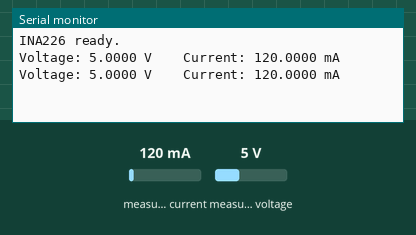
This sketch was run on a simulated Arduino Uno, built with avr-gcc and run on an emulated ATmega328P. Parts: the last lines printed to the serial monitor. The test bench sets the inputs (shaded band); at power-on: measured voltage 5 V, measured current 120 mA.

Above: at 3.2 s.
3.3 s: measured voltage set to 3.6 V
At 4.6 s:
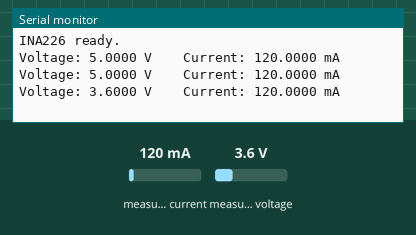
4.8 s: measured voltage set to 3.3 V
At 5.8 s:
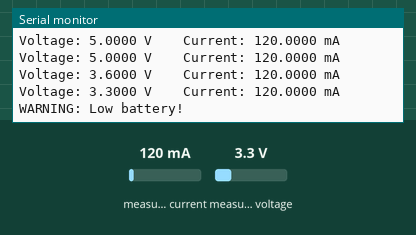
Timing chart, 0 to 7.8 s (numbered marks = the images above; inputs shaded):
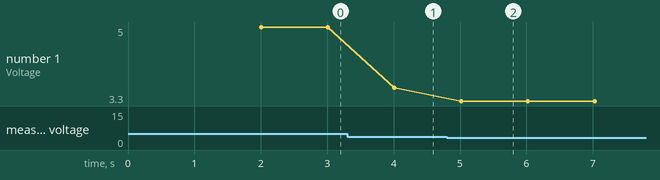

The sketch:

INA.ino
```cpp
#include <Wire.h>
#include <INA226_WE.h>

#define INA226_I2C_ADDRESS 0x40

INA226_WE ina226(INA226_I2C_ADDRESS);

void setup() {
  Serial.begin(115200);
  delay(2000);

  Wire.begin();

  if (!ina226.init()) {
    Serial.println("INA226 not found. Check wiring.");
    while (1);
  }

  ina226.setResistorRange(0.1, 1.0); // 0.1 Ohm shunt, 1A max

  Serial.println("INA226 ready.");
}

void loop() {
  ina226.readAndClearFlags();

  float voltage = ina226.getBusVoltage_V();
  float current = ina226.getCurrent_mA();

  Serial.print("Voltage: ");
  Serial.print(voltage, 4);
  Serial.print(" V    Current: ");
  Serial.print(current, 4);
  Serial.println(" mA");

  if (voltage < 3.5) {
    Serial.println("WARNING: Low battery!");
  }

  delay(1000);
}
```

Measured:
- the behaviour switches between 3.5 and 3.4 V on measured voltage (found by bisection; images 1 and 2)
- after the input at 3.3 s, the serial monitor: prints a new line after 0.71 s (image 1)
- after the input at 4.8 s, the serial monitor: prints a new line after 0.22 s (image 2)
- plotted number 1: 5 → 3.6 after the input at 3.3 s, 3.6 → 3.3 after the input at 4.8 s
